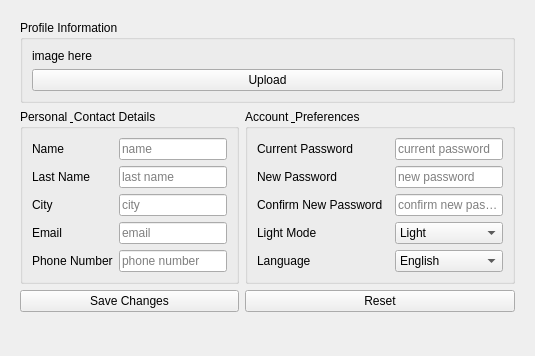
          <widget class="QWidget" name="profile_page">
           <property name="sizePolicy">
            <sizepolicy hsizetype="Expanding" vsizetype="Expanding">
             <horstretch>0</horstretch>
             <verstretch>0</verstretch>
            </sizepolicy>
           </property>
           <layout class="QGridLayout" name="grid4">
            <item row="0" column="0">
             <widget class="QWidget" name="profile_back" native="true">
              <layout class="QGridLayout" name="grid2">
               <item row="1" column="0">
                <widget class="QGroupBox" name="groupBox_3">
                 <property name="sizePolicy">
                  <sizepolicy hsizetype="Expanding" vsizetype="Expanding">
                   <horstretch>0</horstretch>
                   <verstretch>0</verstretch>
                  </sizepolicy>
                 </property>
                 <property name="title">
                  <string>Personal &amp; Contact Details</string>
                 </property>
                 <layout class="QGridLayout" name="grid9">
                  <item row="3" column="2">
                   <widget class="QLineEdit" name="email_input">
                    <property name="placeholderText">
                     <string>email</string>
                    </property>
                   </widget>
                  </item>
                  <item row="0" column="2">
                   <widget class="QLineEdit" name="first_name_input">
                    <property name="placeholderText">
                     <string>name</string>
                    </property>
                   </widget>
                  </item>
                  <item row="1" column="0">
                   <widget class="QLabel" name="last_name_label">
                    <property name="sizePolicy">
                     <sizepolicy hsizetype="Fixed" vsizetype="Fixed">
                      <horstretch>0</horstretch>
                      <verstretch>0</verstretch>
                     </sizepolicy>
                    </property>
                    <property name="text">
                     <string>Last Name</string>
                    </property>
                   </widget>
                  </item>
                  <item row="1" column="2">
                   <widget class="QLineEdit" name="last_name_input">
                    <property name="placeholderText">
                     <string>last name</string>
                    </property>
                   </widget>
                  </item>
                  <item row="2" column="2">
                   <widget class="QLineEdit" name="city_input">
                    <property name="placeholderText">
                     <string>city</string>
                    </property>
                   </widget>
                  </item>
                  <item row="2" column="0">
                   <widget class="QLabel" name="city_label">
                    <property name="sizePolicy">
                     <sizepolicy hsizetype="Fixed" vsizetype="Fixed">
                      <horstretch>0</horstretch>
                      <verstretch>0</verstretch>
                     </sizepolicy>
                    </property>
                    <property name="text">
                     <string>City</string>
                    </property>
                   </widget>
                  </item>
                  <item row="3" column="0">
                   <widget class="QLabel" name="email_label">
                    <property name="sizePolicy">
                     <sizepolicy hsizetype="Fixed" vsizetype="Fixed">
                      <horstretch>0</horstretch>
                      <verstretch>0</verstretch>
                     </sizepolicy>
                    </property>
                    <property name="text">
                     <string>Email</string>
                    </property>
                   </widget>
                  </item>
                  <item row="0" column="0">
                   <widget class="QLabel" name="name_label">
                    <property name="sizePolicy">
                     <sizepolicy hsizetype="Fixed" vsizetype="Fixed">
                      <horstretch>0</horstretch>
                      <verstretch>0</verstretch>
                     </sizepolicy>
                    </property>
                    <property name="text">
                     <string>Name</string>
                    </property>
                   </widget>
                  </item>
                  <item row="4" column="2">
                   <widget class="QLineEdit" name="phone_input">
                    <property name="placeholderText">
                     <string>phone number</string>
                    </property>
                   </widget>
                  </item>
                  <item row="4" column="0">
                   <widget class="QLabel" name="phone_label">
                    <property name="sizePolicy">
                     <sizepolicy hsizetype="Fixed" vsizetype="Fixed">
                      <horstretch>0</horstretch>
                      <verstretch>0</verstretch>
                     </sizepolicy>
                    </property>
                    <property name="text">
                     <string>Phone Number</string>
                    </property>
                   </widget>
                  </item>
                 </layout>
                </widget>
               </item>
               <item row="3" column="0">
                <widget class="QPushButton" name="save_btn">
                 <property name="text">
                  <string>Save Changes</string>
                 </property>
                </widget>
               </item>
               <item row="0" column="0" colspan="2">
                <widget class="QGroupBox" name="groupBox_1">
                 <property name="sizePolicy">
                  <sizepolicy hsizetype="Expanding" vsizetype="Expanding">
                   <horstretch>0</horstretch>
                   <verstretch>0</verstretch>
                  </sizepolicy>
                 </property>
                 <property name="title">
                  <string>Profile Information</string>
                 </property>
                 <layout class="QVBoxLayout" name="grid8">
                  <item>
                   <widget class="QLabel" name="profile_pic">
                    <property name="sizePolicy">
                     <sizepolicy hsizetype="Expanding" vsizetype="Expanding">
                      <horstretch>0</horstretch>
                      <verstretch>0</verstretch>
                     </sizepolicy>
                    </property>
                    <property name="maximumSize">
                     <size>
                      <width>16777215</width>
                      <height>16777215</height>
                     </size>
                    </property>
                    <property name="acceptDrops">
                     <bool>true</bool>
                    </property>
                    <property name="text">
                     <string>image here</string>
                    </property>
                   </widget>
                  </item>
                  <item>
                   <widget class="QPushButton" name="upload_btn">
                    <property name="sizePolicy">
                     <sizepolicy hsizetype="Expanding" vsizetype="Fixed">
                      <horstretch>0</horstretch>
                      <verstretch>0</verstretch>
                     </sizepolicy>
                    </property>
                    <property name="maximumSize">
                     <size>
                      <width>16777215</width>
                      <height>16777215</height>
                     </size>
                    </property>
                    <property name="text">
                     <string>Upload</string>
                    </property>
                   </widget>
                  </item>
                 </layout>
                </widget>
               </item>
               <item row="4" column="0">
                <widget class="QWidget" name="profile_btns" native="true">
                 <layout class="QHBoxLayout" name="grid11"/>
                </widget>
               </item>
               <item row="1" column="1">
                <widget class="QGroupBox" name="groupBox_2">
                 <property name="sizePolicy">
                  <sizepolicy hsizetype="Expanding" vsizetype="Expanding">
                   <horstretch>0</horstretch>
                   <verstretch>0</verstretch>
                  </sizepolicy>
                 </property>
                 <property name="title">
                  <string>Account &amp; Preferences</string>
                 </property>
                 <layout class="QGridLayout" name="grid10">
                  <item row="1" column="2">
                   <widget class="QLineEdit" name="new_password_input">
                    <property name="placeholderText">
                     <string>new password</string>
                    </property>
                   </widget>
                  </item>
                  <item row="3" column="0">
                   <widget class="QLabel" name="light_mode_label">
                    <property name="sizePolicy">
                     <sizepolicy hsizetype="Fixed" vsizetype="Fixed">
                      <horstretch>0</horstretch>
                      <verstretch>0</verstretch>
                     </sizepolicy>
                    </property>
                    <property name="text">
                     <string>Light Mode</string>
                    </property>
                   </widget>
                  </item>
                  <item row="4" column="2">
                   <widget class="QComboBox" name="language_dropdown">
                    <item>
                     <property name="text">
                      <string>English</string>
                     </property>
                    </item>
                   </widget>
                  </item>
                  <item row="2" column="2">
                   <widget class="QLineEdit" name="confirm_password_input">
                    <property name="text">
                     <string/>
                    </property>
                    <property name="placeholderText">
                     <string>confirm new password</string>
                    </property>
                   </widget>
                  </item>
                  <item row="3" column="2">
                   <widget class="QComboBox" name="light_mode_dropdown">
                    <item>
                     <property name="text">
                      <string>Light</string>
                     </property>
                    </item>
                    <item>
                     <property name="text">
                      <string>Dark</string>
                     </property>
                    </item>
                   </widget>
                  </item>
                  <item row="0" column="0" colspan="2">
                   <widget class="QLabel" name="current_password_label">
                    <property name="sizePolicy">
                     <sizepolicy hsizetype="Fixed" vsizetype="Fixed">
                      <horstretch>0</horstretch>
                      <verstretch>0</verstretch>
                     </sizepolicy>
                    </property>
                    <property name="text">
                     <string>Current Password</string>
                    </property>
                   </widget>
                  </item>
                  <item row="4" column="0">
                   <widget class="QLabel" name="language_label">
                    <property name="sizePolicy">
                     <sizepolicy hsizetype="Fixed" vsizetype="Fixed">
                      <horstretch>0</horstretch>
                      <verstretch>0</verstretch>
                     </sizepolicy>
                    </property>
                    <property name="text">
                     <string>Language</string>
                    </property>
                   </widget>
                  </item>
                  <item row="2" column="0">
                   <widget class="QLabel" name="confirm_password_label">
                    <property name="sizePolicy">
                     <sizepolicy hsizetype="Fixed" vsizetype="Fixed">
                      <horstretch>0</horstretch>
                      <verstretch>0</verstretch>
                     </sizepolicy>
                    </property>
                    <property name="text">
                     <string>Confirm New Password</string>
                    </property>
                   </widget>
                  </item>
                  <item row="1" column="0">
                   <widget class="QLabel" name="new_password_label">
                    <property name="sizePolicy">
                     <sizepolicy hsizetype="Fixed" vsizetype="Fixed">
                      <horstretch>0</horstretch>
                      <verstretch>0</verstretch>
                     </sizepolicy>
                    </property>
                    <property name="text">
                     <string>New Password</string>
                    </property>
                   </widget>
                  </item>
                  <item row="0" column="2">
                   <widget class="QLineEdit" name="current_password_input">
                    <property name="text">
                     <string/>
                    </property>
                    <property name="placeholderText">
                     <string>current password</string>
                    </property>
                   </widget>
                  </item>
                 </layout>
                </widget>
               </item>
               <item row="3" column="1">
                <widget class="QPushButton" name="reset_btn">
                 <property name="text">
                  <string>Reset</string>
                 </property>
                </widget>
               </item>
               <item row="2" column="0" colspan="2">
                <layout class="QHBoxLayout" name="h1"/>
               </item>
              </layout>
             </widget>
            </item>
           </layout>
          </widget>
